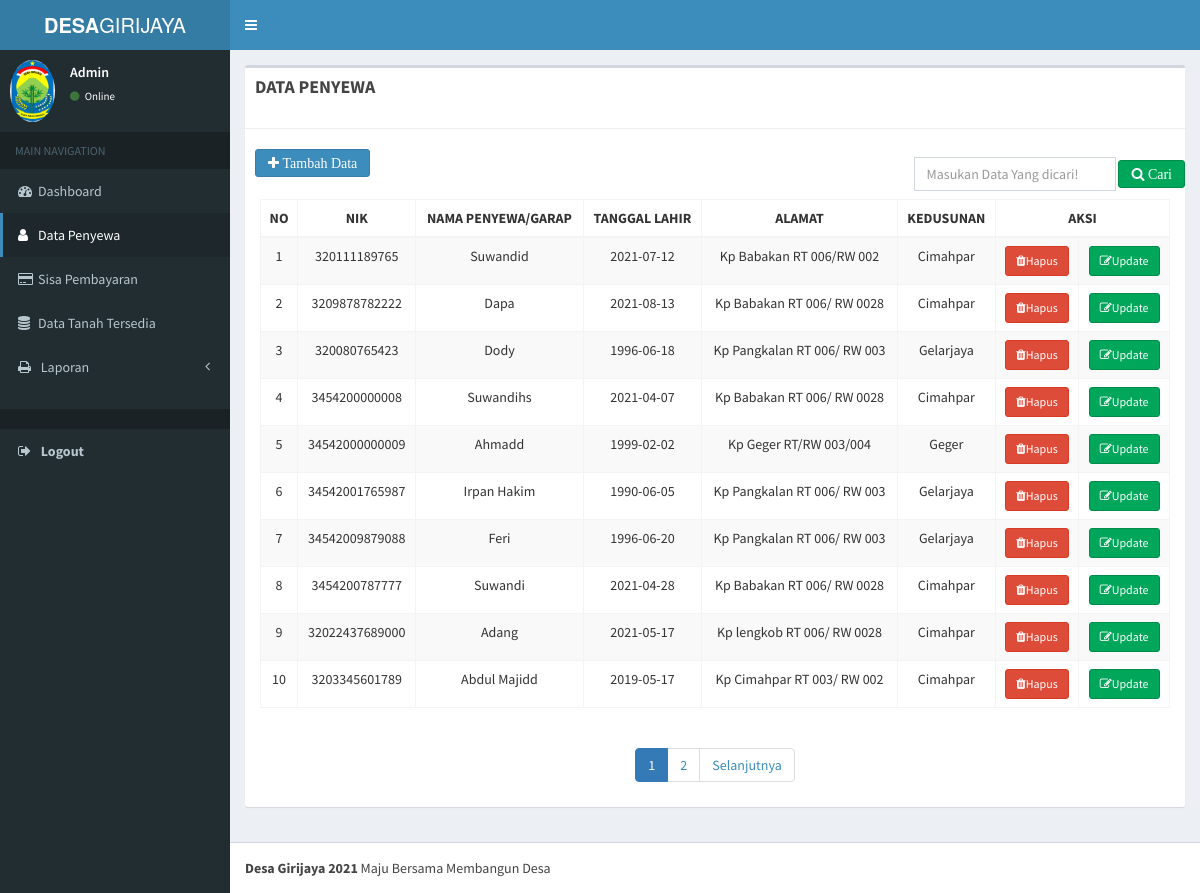
/Penyewa/index, run on the app's committed database.
### tables this page shows
CREATE TABLE `penduduk` (
  `id` int(11) NOT NULL,
  `nik` double NOT NULL,
  `nama` varchar(50) NOT NULL,
  `ttl` date NOT NULL,
  `alamat` varchar(50) NOT NULL,
  `kedusunan` varchar(50) NOT NULL
);

### index.php (called while the page is built, shortened)
<?php
require_once BASEPATH.'core/CodeIgniter.php';

### application/libraries/Fungsi.php (called while the page is built, shortened)
<?php
class Fungsi
{
    protected $ci;
    function __construct()
    {
        $this->ci = &get_instance();
    }
    function user_login()
    {
        $id = $this->ci->session->userdata('id');
        $userdata = $this->ci->M_login->get($id)->row();
        return $userdata;
    }
}

### application/models/M_login.php (called while the page is built, shortened)
<?php
class M_login extends CI_Model
{
    public function get($id = null)
    {
        $this->db->from('login');
        $query = $this->db->get();
        return $query;
    }
}

### application/models/M_penyewa.php (called while the page is built, shortened)
<?php
class M_penyewa extends CI_Model
{
    function tampil_data($limit, $star)
    {
        $query = $this->db->get('penduduk', $limit, $star);
        return $query;
    }
}

### application/views/admin/data_penyewa.php (the view, shortened to what this page needs)
<div class="content-wrapper ">
    <section class="content">
        <div class="box">
            <div class="box-header">
                <h4 class="box-title"><strong> DATA PENYEWA</strong></h4>
            </div>
            <hr>
            <button type="button" class="btn btn-primary fa fa-plus" data-toggle="modal" data-target="#exampleModal" style=" margin: 0px 0px 10px 10px;"> Tambah Data</button>
            <div class="navbar-form navbar-right">
                <?php echo form_open('Penyewa/search') ?>
                <input type="text" name="keyword" autocomplete="off" autofocus class="form-control" placeholder="Masukan Data Yang dicari!">
                <button type="submit" class="btn btn-success fa fa-search"> Cari</button>
                <?php echo form_close() ?>
            </div>
            <div class="table-responsive col-sm-12">
                <table class="table table-bordered table-striped">
                    <thead>
                        <tr>
                            <th class="text-center">NO</th>
                            <th class="text-center">NIK </th>
                            <th class="text-center">NAMA PENYEWA/GARAP </th>
                            <th class="text-center">TANGGAL LAHIR </th>
                            <th class="text-center">ALAMAT </th>
                            <th class="text-center">KEDUSUNAN </th>
                            <th colspan="3" class="text-center">AKSI</th>
                        </tr>
                    </thead>
                    <tbody>
                        <?php $no = 1;
                        foreach ($penduduk as $row) { ?>
                            <tr>
                                <td class="text-center"><?= $no; ?></td>
                                <td class="text-center"><?= $row->nik ?></td>
                                <td class="text-center"><?= $row->nama ?></td>
                                <td class="text-center"><?= $row->ttl ?></td>
                                <td class="text-center"><?= $row->alamat ?></td>
                                <td class="text-center"><?= $row->kedusunan ?></td>
                                <td class=" text-center" onclick="javascript: return confirm('Anda Yakin Ingin Menghapus')">
                                    <?php echo anchor('Penyewa/hapus/' . $row->id, '<div class="btn btn-danger btn-sm"><i class="fa fa-trash"></i>Hapus</div>') ?>
                                </td>
                                <td class="text-center">
                                    <?php echo anchor('Penyewa/edit_penyewa/' . $row->id, '<div class="btn btn-success btn-sm"> <i class="fa fa-edit"></i>Update</div>') ?>
                                </td>
                            </tr>
                        <?php $no++;
                        } ?>
                    </tbody>
                </table>
                <div class="row">
                    <div class="col">
                        <?php echo $pagination; ?>
                    </div>
                </div>
            </div>
        </div>
    </section>
</div>
</body>
</html>

### application/views/templet/sidebar.php (shortened to what this page needs)
<aside class="main-sidebar">
    <section class="sidebar">
        <div class="user-panel">
            <div class="pull-left image">
                <img src="<?php echo base_url() ?>assets/dist/img/grj2.jpg" class="img-circle" alt="User Image">
            </div>
            <div class="pull-left info">
                <p><?php echo ucfirst($this->fungsi->user_login()->username) ?></p>
                <a href="#"><i class="fa fa-circle text-success"></i> Online</a>
            </div>
        </div>
        <ul class="sidebar-menu">
            <li class="header">MAIN NAVIGATION</li>
            <li <?= $this->uri->segment(1) == 'Welcome' ? 'class="active"' : '' ?>>
                <a href="<?php echo site_url() ?>/Welcome/index">
                    <i class="fa fa-dashboard" aria-hidden="true"></i><span>Dashboard</span>
                </a>
            </li>
            <li <?= $this->uri->segment(1) == 'Penyewa' ? 'class="active"' : '' ?>>
                <a href="<?php echo site_url() ?>/Penyewa/index">
                    <i class="fa fa-user" aria-hidden="true"></i><span>Data Penyewa</span>
                </a>
            </li>
            <li <?= $this->uri->segment(1) == 'Pembayaran' ? 'class="active"' : '' ?>>
                <a href="<?php echo site_url() ?>/Pembayaran/index">
                    <i class="fa fa-credit-card" aria-hidden="true"></i><span>Sisa Pembayaran</span>
                </a>
            </li>
            <li <?= $this->uri->segment(1) == 'Tanah' ? 'class="active"' : '' ?>>
                <a href="<?php echo site_url() ?>/Tanah/index">
                    <i class="fa fa-database" aria-hidden="true"></i><span>Data Tanah Tersedia</span>
                </a>
            </li>
            <li class="treeview" name="laporan">
                <a href="#">
                    <i class="fa fa-print"></i>
                    <span>Laporan</span>
                    <i class="fa fa-angle-left pull-right"></i>
                </a>
            </li>
            <br>
            <li class="header">
            <li>
                <a class="profile-pic " href="<?= base_url('login/logout') ?>">
                    <i class="fa fa-sign-out"></i>
                    <span class="text-white text-bold font-medium ">Logout</span></a>
            </li>
            </li>
        </ul>
    </section>
</aside>

### data on the page
penduduk: nik "320111189765", nama "Suwandid", ttl "2021-07-12", alamat "Kp Babakan RT 006/RW 002", kedusunan "Cimahpar", id "Hapus", id "Update"
penduduk: nik "3209878782222", nama "Dapa", ttl "2021-08-13", alamat "Kp Babakan RT 006/ RW 0028", kedusunan "Cimahpar", id "Hapus", id "Update"
penduduk: nik "320080765423", nama "Dody", ttl "1996-06-18", alamat "Kp Pangkalan RT 006/ RW 003", kedusunan "Gelarjaya", id "Hapus", id "Update"
penduduk: nik "3454200000008", nama "Suwandihs", ttl "2021-04-07", alamat "Kp Babakan RT 006/ RW 0028", kedusunan "Cimahpar", id "Hapus", id "Update"
penduduk: nik "34542000000009", nama "Ahmadd", ttl "1999-02-02", alamat "Kp Geger RT/RW 003/004", kedusunan "Geger", id "Hapus", id "Update"
penduduk: nik "34542001765987", nama "Irpan Hakim", ttl "1990-06-05", alamat "Kp Pangkalan RT 006/ RW 003", kedusunan "Gelarjaya", id "Hapus", id "Update"
penduduk: nik "34542009879088", nama "Feri", ttl "1996-06-20", alamat "Kp Pangkalan RT 006/ RW 003", kedusunan "Gelarjaya", id "Hapus", id "Update"
penduduk: nik "3454200787777", nama "Suwandi", ttl "2021-04-28", alamat "Kp Babakan RT 006/ RW 0028", kedusunan "Cimahpar", id "Hapus", id "Update"
penduduk: nik "32022437689000", nama "Adang", ttl "2021-05-17", alamat "Kp lengkob RT 006/ RW 0028", kedusunan "Cimahpar", id "Hapus", id "Update"
penduduk: nik "3203345601789", nama "Abdul Majidd", ttl "2019-05-17", alamat "Kp Cimahpar RT 003/ RW 002", kedusunan "Cimahpar", id "Hapus", id "Update"

### other printed values
$this->fungsi->user_login()->username "Admin"
$pagination "1 2 Selanjutnya"
